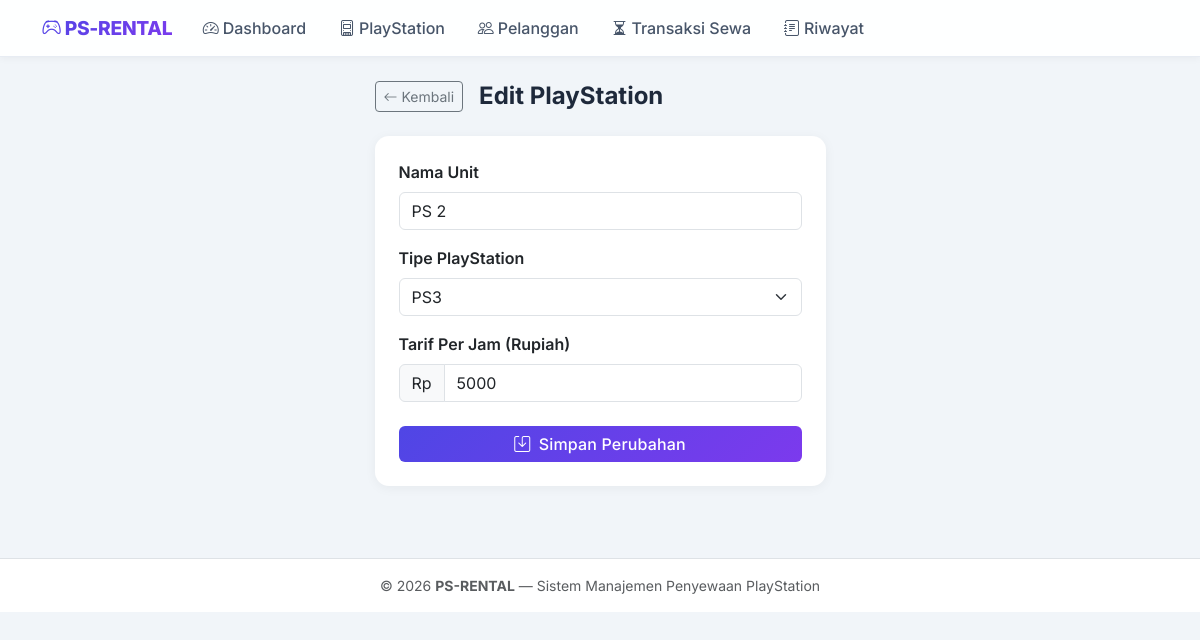
The app's page /playstation/edit.php?id=2 with its own data.
### tables this page shows
CREATE TABLE IF NOT EXISTS `playstation` (
  `id_ps` INT AUTO_INCREMENT PRIMARY KEY,
  `nama_ps` VARCHAR(100) NOT NULL,
  `tipe_ps` ENUM('PS3', 'PS4', 'PS5') NOT NULL,
  `tarif_per_jam` INT NOT NULL
);

### playstation/edit.php (the view, shortened to what this page needs)
<?php
require_once __DIR__ . '/../includes/header.php';
$id = isset($_GET['id']) ? intval($_GET['id']) : 0;
$stmt = $pdo->prepare("SELECT * FROM playstation WHERE id_ps = ?");
$stmt->execute([$id]);
$ps = $stmt->fetch();
?>
<div class="row justify-content-center">
    <div class="col-12 col-md-7 col-lg-5">
        <div class="d-flex align-items-center mb-4">
            <a href="<?= BASE_URL ?>/playstation/list.php" class="btn btn-sm btn-outline-secondary me-3">
                <i class="bi bi-arrow-left"></i> Kembali
            </a>
            <h4 class="mb-0 fw-bold">Edit PlayStation</h4>
        </div>
        <div class="card p-4">
            <form method="POST" action="">
                <div class="mb-3">
                    <label for="nama_ps" class="form-label fw-semibold">Nama Unit</label>
                    <input type="text" class="form-control" id="nama_ps" name="nama_ps"
                           value="<?= htmlspecialchars($ps['nama_ps']) ?>" required>
                </div>
                <div class="mb-3">
                    <label for="tipe_ps" class="form-label fw-semibold">Tipe PlayStation</label>
                    <select class="form-select" id="tipe_ps" name="tipe_ps" required>
                        <option value="PS3" <?= $ps['tipe_ps'] === 'PS3' ? 'selected' : '' ?>>PS3</option>
                    </select>
                </div>
                <div class="mb-4">
                    <label for="tarif_per_jam" class="form-label fw-semibold">Tarif Per Jam (Rupiah)</label>
                    <div class="input-group">
                        <span class="input-group-text">Rp</span>
                        <input type="number" class="form-control" id="tarif_per_jam" name="tarif_per_jam"
                               min="100" step="500" value="<?= htmlspecialchars($ps['tarif_per_jam']) ?>" required>
                    </div>
                </div>
                <button type="submit" class="btn btn-primary w-100">
                    <i class="bi bi-save me-1"></i> Simpan Perubahan
                </button>
            </form>
        </div>
    </div>
</div>
<?php require_once __DIR__ . '/../includes/footer.php'; ?>

### includes/header.php (style rules this page uses)
:root { --primary: #4f46e5; --primary-dark: #4338ca; --secondary: #7c3aed; --success: #10b981; --primary-grad: linear-gradient(135deg, #4f46e5 0%, #7c3aed 100%); --bg: #f1f5f9; --radius: 0.875rem; }
body { font-family: 'Inter', sans-serif; background-color: var(--bg); color: #1e293b; min-height: 100vh; }
.card { border: none; border-radius: var(--radius); box-shadow: 0 2px 12px rgba(0,0,0,.05); transition: transform .2s, box-shadow .2s; }
.btn-primary { background: var(--primary-grad); border: none; font-weight: 500; letter-spacing: .01rem; }

### records on screen
playstation: nama_ps "PS 2", tipe_ps "PS3", tarif_per_jam "5000"
